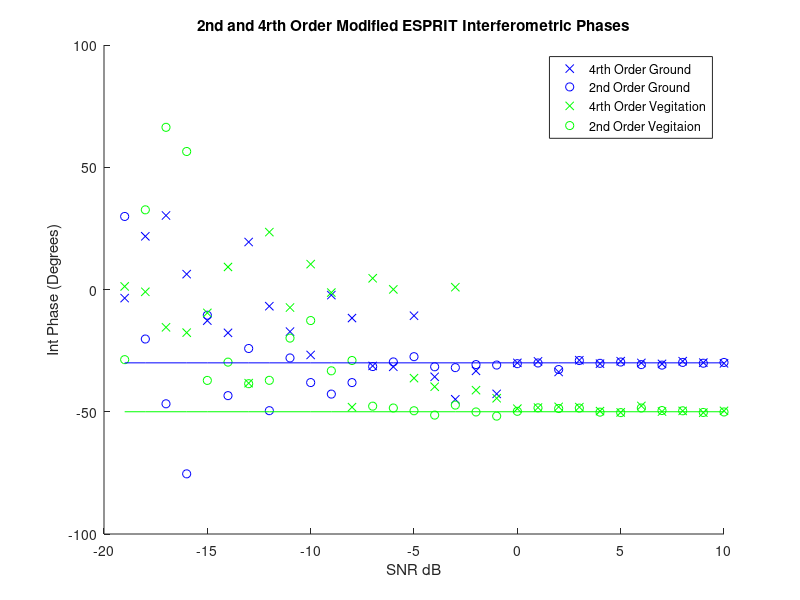

Recreate this plot in MATLAB.
%% Afric_Sim_test_ESPRIT
clc;clear;
%% Initializations
alpha = 1; %ground weighting factor
beta = 1;   %veg weighting factor
eye_optimal = 0.3737;

Pol_ground = [1;-1;0]./sqrt(2);
Pol_vegitation = [1;1;1]./sqrt(3);
G_O = 30;
ground_offset = G_O*pi/180; % ground interferomitry offset
V_O = 50;
vegitation_offset = V_O*pi/180;    % veg interferomitry offset

Averaged_samples = 10;
Window_optimal = 81;    %size of window
SNR_samples = 30;
second_order = 3;

ground_phase_4=zeros(SNR_samples,1);
ground_mag_4=zeros(SNR_samples,1);
ground_phase_2=zeros(SNR_samples,1);
ground_mag_2=zeros(SNR_samples,1);

vegitation_phase_4=zeros(SNR_samples,1);
vegitation_mag_4=zeros(SNR_samples,1);
vegitation_phase_2=zeros(SNR_samples,1);
vegitation_mag_2=zeros(SNR_samples,1);

sort_ground_4 = zeros(2,1);
sort_vegetation_4 = zeros(2,1);

SNR = zeros(1,SNR_samples);
%% Matrix Construction
for SNR_sample = (1:SNR_samples);
    
    SNR(SNR_sample)=SNR_sample-20;
    Noise = (10^(-SNR(SNR_sample)/20))/sqrt(3);
    
    for unusedvariable = 1:Averaged_samples
        
        g =  Pol_ground*(sqrt(-2*log(1-rand(1,Window_optimal))).*exp(1i*2*pi*rand(1,Window_optimal)));
        v =  Pol_vegitation*(sqrt(-2*log(1-rand(1,Window_optimal))).*exp(1i*2*pi*rand(1,Window_optimal)));
        
        s1 = alpha*g + beta*v;
        s2 = alpha*exp(1i*ground_offset)*g + beta*exp(1i*vegitation_offset)*v;
        
        s1_Noise = s1 + Noise*sqrt(-2*log(1-rand(second_order,Window_optimal))).*exp(1i*2*pi*rand(second_order,Window_optimal));
        s2_Noise = s2 + Noise*sqrt(-2*log(1-rand(second_order,Window_optimal))).*exp(1i*2*pi*rand(second_order,Window_optimal));
        
        
        %% Fourth Order ESPRIT
        S1_4=[s1_Noise(1,:).*s1_Noise(1,:)
            s1_Noise(2,:).*s1_Noise(2,:)
            s1_Noise(3,:).*s1_Noise(3,:)
            s1_Noise(1,:).*s1_Noise(2,:)
            s1_Noise(1,:).*s1_Noise(3,:)
            s1_Noise(2,:).*s1_Noise(3,:)];
        
        S2_4=[s2_Noise(1,:).*s2_Noise(1,:)
            s2_Noise(2,:).*s2_Noise(2,:)
            s2_Noise(3,:).*s2_Noise(3,:)
            s2_Noise(1,:).*s2_Noise(2,:)
            s2_Noise(1,:).*s2_Noise(3,:)
            s2_Noise(2,:).*s2_Noise(3,:)];
        
        R1_4 = S1_4*S1_4'/Window_optimal;
        R2_4 = S1_4*S2_4'/Window_optimal;
        
        [eigenvec_4,eigenval_4] = eig(pinv(R1_4 + eye_optimal*eye(6))*R2_4);
        
        [~,srtABS_4] = sort(abs(diag(eigenval_4)),'descend');
        
        Largest_eigenvals_4 = [eigenval_4(srtABS_4(1),srtABS_4(1))
                               eigenval_4(srtABS_4(2),srtABS_4(2))
                               eigenval_4(srtABS_4(3),srtABS_4(3))];
        
        [~,srtANGLE_4] = sort(abs(angle(Largest_eigenvals_4)),'descend');
        
        sort_ground_4(1) = abs(eigenvec_4(1,srtABS_4(srtANGLE_4(1))))^2....
                         + abs(eigenvec_4(2,srtABS_4(srtANGLE_4(1))))^2....
                         + abs(eigenvec_4(4,srtABS_4(srtANGLE_4(1))))^2;
        
        sort_ground_4(2) = abs(eigenvec_4(1,srtABS_4(srtANGLE_4(3))))^2....
                         + abs(eigenvec_4(2,srtABS_4(srtANGLE_4(3))))^2....
                         + abs(eigenvec_4(4,srtABS_4(srtANGLE_4(3))))^2;


        if sort_ground_4(1) >= sort_ground_4(2)
            ground_phase_4(SNR_sample) = ground_phase_4(SNR_sample)....
                + 0.5*angle(eigenval_4(srtABS_4(srtANGLE_4(1)),srtABS_4(srtANGLE_4(1))))/Averaged_samples;
        else
            ground_phase_4(SNR_sample) = ground_phase_4(SNR_sample)....
                + 0.5*angle(eigenval_4(srtABS_4(srtANGLE_4(3)),srtABS_4(srtANGLE_4(3))))/Averaged_samples;
        end

        sort_vegetation_4(1) = abs(eigenvec_4(3,srtABS_4(srtANGLE_4(1))))^2....
                             + abs(eigenvec_4(5,srtABS_4(srtANGLE_4(1))))^2....
                             + abs(eigenvec_4(6,srtABS_4(srtANGLE_4(1))))^2;
        
        sort_vegetation_4(2) = abs(eigenvec_4(3,srtABS_4(srtANGLE_4(3))))^2....
                             + abs(eigenvec_4(5,srtABS_4(srtANGLE_4(3))))^2....
                             + abs(eigenvec_4(6,srtABS_4(srtANGLE_4(3))))^2;

        if sort_vegetation_4(1) >= sort_vegetation_4(2)
            vegitation_phase_4(SNR_sample) = vegitation_phase_4(SNR_sample)....
                + 0.5*angle(eigenval_4(srtABS_4(srtANGLE_4(1)),srtABS_4(srtANGLE_4(1))))/Averaged_samples;
        else
            vegitation_phase_4(SNR_sample) = vegitation_phase_4(SNR_sample)....
                + 0.5*angle(eigenval_4(srtABS_4(srtANGLE_4(3)),srtABS_4(srtANGLE_4(3))))/Averaged_samples;
        end                    
        %% Second Order ESPRIT
        S1_2 = [s1_Noise(1,:)
            s1_Noise(2,:)
            s1_Noise(3,:)];
        
        S2_2 = [s2_Noise(1,:)
            s2_Noise(2,:)
            s2_Noise(3,:)];
        
        R1_2 = S1_2*S1_2'/Window_optimal;
        R2_2 = S1_2*S2_2'/Window_optimal;
        
        [eigenvec_2,eigenval_2] = eig(pinv(R1_2 + eye_optimal*eye(3))*R2_2);
        
        [~,srt_2]=sort(abs(diag(eigenval_2)),'descend');
        
        Leig_copol = abs(eigenvec_2(1,srt_2(1)))^2 + abs(eigenvec_2(2,srt_2(1)))^2;
        SLeig_copol = abs(eigenvec_2(1,srt_2(2)))^2 + abs(eigenvec_2(2,srt_2(2)))^2;
        
        if (Leig_copol >= SLeig_copol)
            
            ground_phase_2(SNR_sample) = ground_phase_2(SNR_sample)....
                + angle(eigenval_2(srt_2(1),srt_2(1)))/Averaged_samples;
            
            ground_mag_2(SNR_sample) = ground_mag_2(SNR_sample)....
                + abs(eigenval_2(srt_2(1),srt_2(1)))/Averaged_samples;
            
            vegitation_phase_2(SNR_sample) = vegitation_phase_2(SNR_sample)....
                + angle(eigenval_2(srt_2(2),srt_2(2)))/Averaged_samples;
            
            vegitation_mag_2(SNR_sample) = vegitation_mag_2(SNR_sample)....
                + abs(eigenval_2(srt_2(2),srt_2(2)))/Averaged_samples;
            
        else
            
            ground_phase_2(SNR_sample) = ground_phase_2(SNR_sample)....
                + angle(eigenval_2(srt_2(2),srt_2(2)))/Averaged_samples;
            
            ground_mag_2(SNR_sample) = ground_mag_2(SNR_sample)....
                + abs(eigenval_2(srt_2(2),srt_2(2)))/Averaged_samples;
            
            vegitation_phase_2(SNR_sample) = vegitation_phase_2(SNR_sample)....
                + angle(eigenval_2(srt_2(1),srt_2(1)))/Averaged_samples;
            
            vegitation_mag_2(SNR_sample) = vegitation_mag_2(SNR_sample)....
                + abs(eigenval_2(srt_2(1),srt_2(1)))/Averaged_samples;
            
        end
        
    end
end
%% Plotting Results
figure(1);
title('2nd and 4rth Order Modified ESPRIT Interferometric Phases');
xlabel('SNR dB');ylabel('Int Phase (Degrees)');
hold on;
plot(SNR,ground_phase_4*180/pi,'bx');
plot(SNR,ground_phase_2*180/pi,'bo');
plot(SNR,vegitation_phase_4*180/pi,'gx');
plot(SNR,vegitation_phase_2*180/pi,'go');
plot(SNR,-V_O*ones(1,SNR_samples),'g');
plot(SNR,-G_O*ones(1,SNR_samples),'b');
legend('4rth Order Ground','2nd Order Ground','4rth Order Vegitation','2nd Order Vegitaion','Location','northeast')
hold off
% 
% figure(2);title('RMS Error (dB)')
% plot(SNR,(ground_phase_est_fourth_mnsqrd),'black');
% xlabel('SNR');ylabel('RMS Error(dB)')

% figure(2)
% title('2nd and 4rth Order Modified ESPRIT Coherance');
% xlabel('SNR (dB)');ylabel('Maginitude')
% hold on;
% plot(SNR,ground_mag_4,'bx');
% plot(SNR,ground_mag_2,'bo');
% plot(SNR,vegitation_mag_4,'gx');
% plot(SNR,vegitation_mag_2,'go');
% legend('4rth Order Ground Coherance','2nd Order Ground Coherancee','4rth Order Vegitation Coherance','2nd Order Vegitation Coherancee','Location','southeast');
% hold off;
